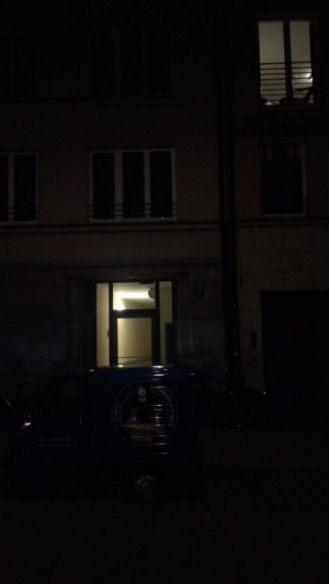
#> input picture LightingRobustness/data/img1.png, 329 x 584 px, found by its file name
$ python HistogramEqualization.py
#> lines starting #> are read from the running program, lines starting #| are printed output that depends on the picture; long printed decimals are rounded
#> further down, image is the input picture: shape (584, 329, 3); mean B, G, R 10.3, 10.6, 12.6
### LightingRobustness/AutoGammaCorrect.py
'''
Gamma correction method for query images. gammaCorrect lifts the brightness
of an input image using gamma (or power) correction. Gamma is computed such
that the resulting mean image brightness matches a given value.
Images with higher brightness than the target brightness are excluded.

This code is a template, meant to be converted to a mobile device language.
The MAIN part gives an example of how to call the method.
'''

import sys
import numpy as np
import cv2 as cv


'''
Gamma-correct image to receive a brightness mean of <meanT> (+/- 1%)
Only images darker (lower mean) than meanT are processed.
Image data must be numpy array in [0..1].
Mean is computed through histogram for performance reasons.
Target meanT is approximated by simple bisection of gamma in [0..1].
'''
def gammaCorrect(img, meanT):
    # a numpy histogram consists of 2 arrays,
    # 0: the actual histogram (i.e., the count values)
    # 1: the bin-edge values (here: (0,1/256,2/256,..,1.0))
#> called with meanT = 0.15
    hist = np.histogram(img, bins=256, range = (0.0, 1.0))
    sumHist = np.sum(hist[0])
#> sumHist = 192136
    # mean brightness of image
    meanHist = np.sum(hist[1][0:-1] * hist[0]) / sumHist
#> meanHist = 0.0436
    #
    # Image brighter than thresh? Don't process.
    if ( meanHist >= meanT):
        return img
    #
    # numpy places the bin values into h[1]. Store the
    # original bin values to alter them by ^gamma below.
    histOrig = hist[1][0:-1]
#> histOrig = 256 values from 0 to 0.996
    # target brightness range: meanT +/- 1 percent
    meanRange = (meanT - meanT/100.0, meanT + meanT/100.0)
    # initialize bisection
    gamma = 1.0
    stp = 0.5
    #
    # bisection loop
    while True:
        # close enough: done.
        if meanHist >= meanRange[0] and meanHist <= meanRange[1]:
            break
        # otherwise: adjust gamma
        if meanHist < meanT:
            gamma -= stp
        else:
            gamma += stp
        stp /= 2
        # compute new mean
        hCorrected = np.power(histOrig, gamma)
        meanHist = np.sum(hCorrected * hist[0]) / sumHist
#> this loop made 5 passes
#> meanHist on passes 1 to 4: 0.182, 0.0855, 0.124, 0.15
#> after the loop, gamma = 0.562; stp = 0.0312

    # change image
    img = np.power(img, gamma)
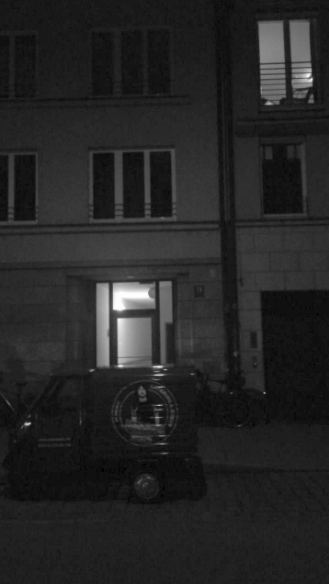
#> img: shape (584, 329) float64; min 0, max 1, mean 0.15
    print(gamma)
#| 0.5625
    return img

########################################################
# MAIN
# [12 lines that do not run on import are left out]

### LightingRobustness/deprecated/HistogramEqualization.py
'''
Test if adaptive equalization has advantages over gamma correction. Result: not for our purposes.
This code is therefore obsolete.
'''


import sys
import numpy as np
import cv2 as cv
from AutoGammaCorrect import gammaCorrect

########################################################
# MAIN
if __name__ == '__main__':
    # open and convert to grayscale, range [0..1]
    image = cv.imread("data/img1.png")
    image = cv.cvtColor(image, cv.COLOR_BGR2GRAY)
    #
    gc = gammaCorrect(image/255.0, 0.15)
    clahe = cv.createCLAHE(clipLimit=4.0, tileGridSize=(8,8))
    cl1 = clahe.apply(image)
    #
    # show
    stacked = np.hstack((image, cl1, (gc * 255).astype(np.uint8)))
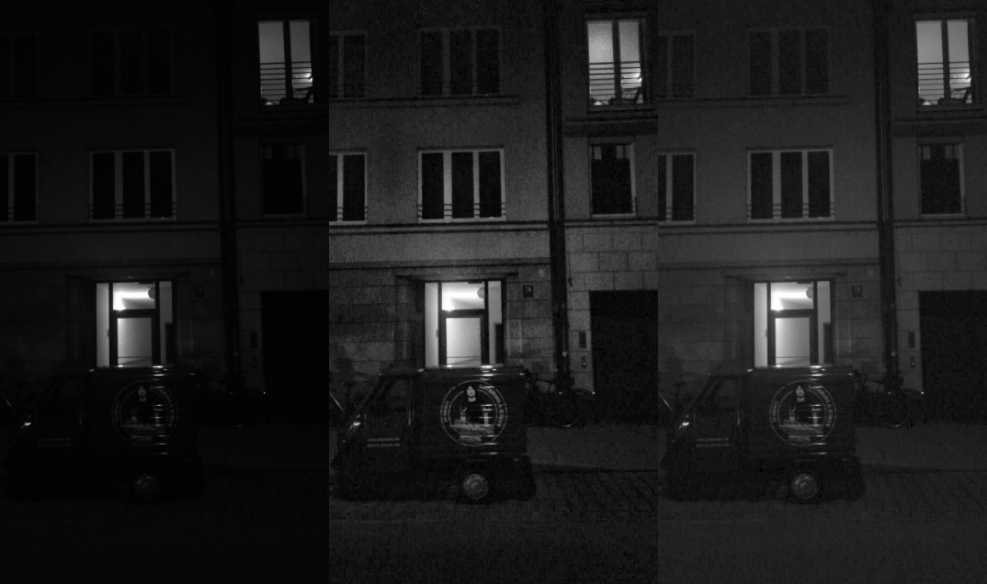
#> stacked: shape (584, 987); min 0, max 255, mean 27.4
    cv.imshow('Grayscale', stacked)
    cv.waitKey(0)

$ run again, with LightingRobustness/data/img3.png copied over LightingRobustness/data/img1.png
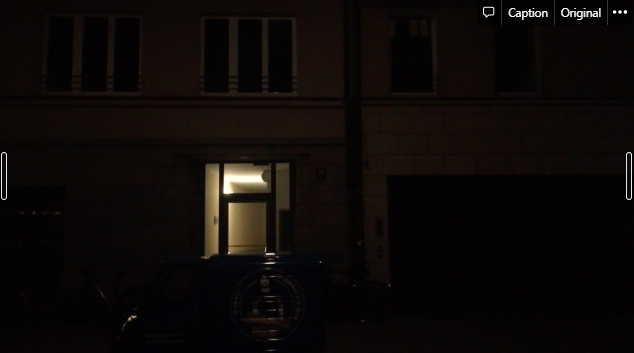
#> input picture LightingRobustness/data/img3.png, 634 x 353 px, found by its file name
#> image is the input picture: shape (353, 634, 3); mean B, G, R 7.9, 9.7, 13.4
#> image: shape (353, 634)
#> sumHist = 223802
#> in gammaCorrect, `meanHist = np.sum(hist[1][0:-1] * hist[0]) / sumHist`: meanHist = 0.0414
#> histOrig = 256 values from 0 to 0.996
#> the loop in gammaCorrect, `while True:` made 7 passes
#> meanHist on passes 1 to 6: 0.175, 0.0813, 0.118, 0.143, 0.158, 0.151
#> after the loop in gammaCorrect, `while True:`: gamma = 0.547; stp = 0.00781
#> in gammaCorrect, `img = np.power(img, gamma)`:
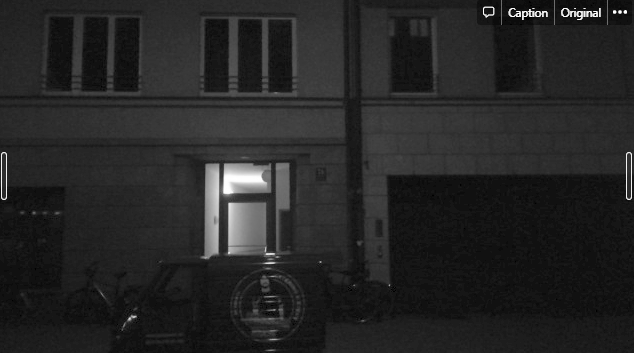
#> img: shape (353, 634) float64; min 0, max 1, mean 0.151
#| 0.5469
#> `stacked = np.hstack((image, cl1, (gc * 255).astype(np.uint8)))`:
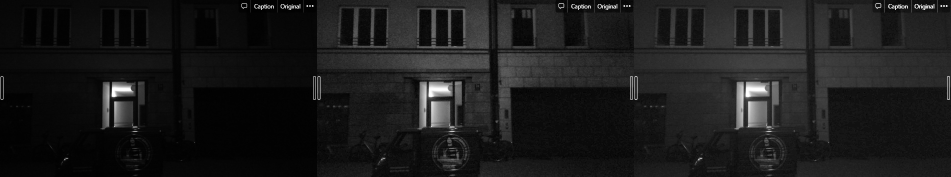
#> stacked: shape (353, 1902) (shown at 1/2 size); min 0, max 255, mean 27.4

$ run again, with LightingRobustness/data/img4.png copied over LightingRobustness/data/img1.png
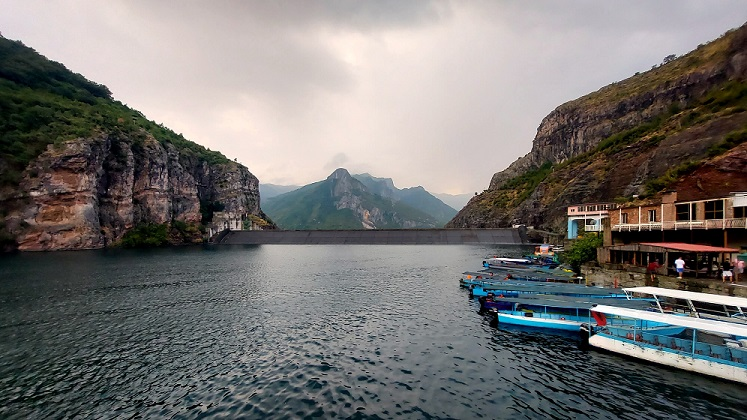
#> input picture LightingRobustness/data/img4.png, 747 x 420 px, found by its file name
#> image is the input picture: shape (420, 747, 3); mean B, G, R 114.4, 116.2, 118
#> `image = cv.cvtColor(image, cv.COLOR_BGR2GRAY)`:
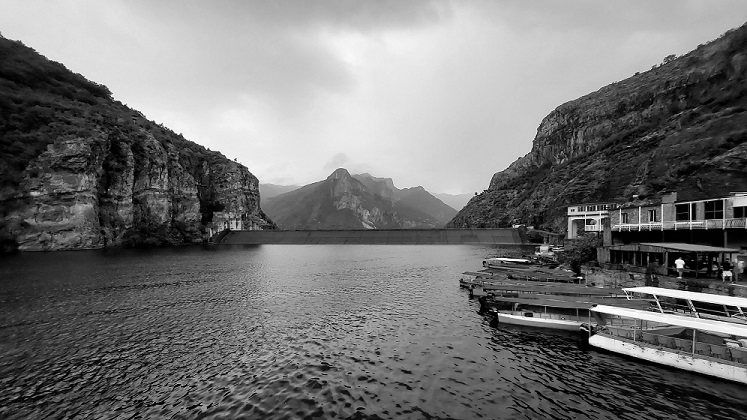
#> image: shape (420, 747); min 0, max 255, mean 116.5
#> sumHist = 313740
#> meanHist = 0.455
#> `stacked = np.hstack((image, cl1, (gc * 255).astype(np.uint8)))`:
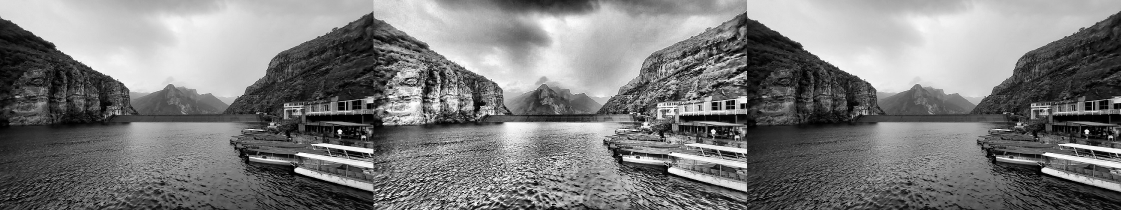
#> stacked: shape (420, 2241) (shown at 1/2 size); min 0, max 255, mean 124
